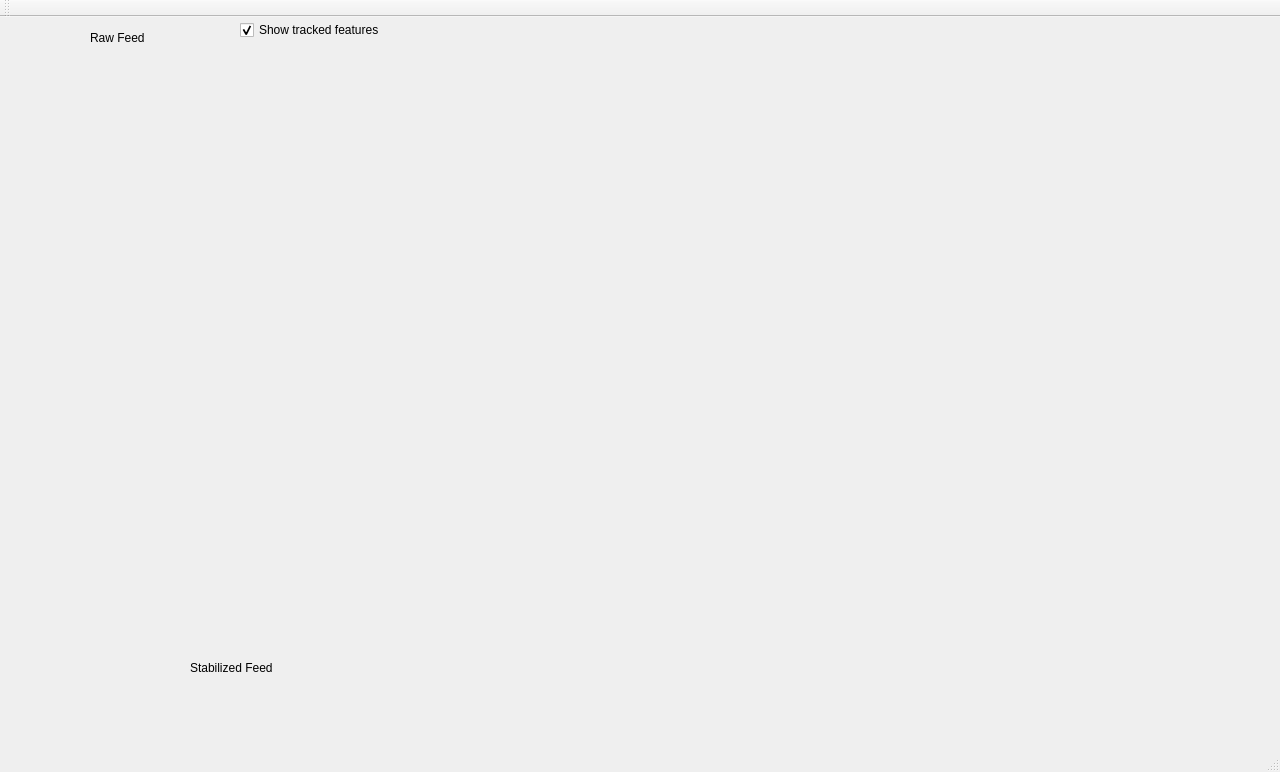
<?xml version="1.0" encoding="UTF-8"?>
<ui version="4.0">
 <class>MainWindow</class>
 <widget class="QMainWindow" name="MainWindow">
  <property name="geometry">
   <rect>
    <x>0</x>
    <y>0</y>
    <width>1280</width>
    <height>772</height>
   </rect>
  </property>
  <property name="windowTitle">
   <string>Video Stabilization</string>
  </property>
  <widget class="QWidget" name="centralWidget">
   <widget class="QLabel" name="label">
    <property name="geometry">
     <rect>
      <x>20</x>
      <y>40</y>
      <width>371</width>
      <height>300</height>
     </rect>
    </property>
    <property name="text">
     <string/>
    </property>
   </widget>
   <widget class="QLabel" name="label_2">
    <property name="geometry">
     <rect>
      <x>20</x>
      <y>340</y>
      <width>371</width>
      <height>300</height>
     </rect>
    </property>
    <property name="text">
     <string/>
    </property>
   </widget>
   <widget class="QCustomPlot" name="customPlot" native="true">
    <property name="geometry">
     <rect>
      <x>450</x>
      <y>10</y>
      <width>801</width>
      <height>201</height>
     </rect>
    </property>
   </widget>
   <widget class="QLabel" name="label_3">
    <property name="geometry">
     <rect>
      <x>90</x>
      <y>10</y>
      <width>111</width>
      <height>21</height>
     </rect>
    </property>
    <property name="text">
     <string>Raw Feed</string>
    </property>
   </widget>
   <widget class="QLabel" name="label_4">
    <property name="geometry">
     <rect>
      <x>190</x>
      <y>640</y>
      <width>111</width>
      <height>21</height>
     </rect>
    </property>
    <property name="text">
     <string>Stabilized Feed</string>
    </property>
   </widget>
   <widget class="QCheckBox" name="checkBox">
    <property name="geometry">
     <rect>
      <x>240</x>
      <y>0</y>
      <width>201</width>
      <height>26</height>
     </rect>
    </property>
    <property name="text">
     <string>Show tracked features</string>
    </property>
    <property name="checked">
     <bool>true</bool>
    </property>
   </widget>
   <widget class="QCustomPlot" name="customPlot_2" native="true">
    <property name="geometry">
     <rect>
      <x>450</x>
      <y>220</y>
      <width>801</width>
      <height>201</height>
     </rect>
    </property>
   </widget>
   <widget class="QCustomPlot" name="customPlot_3" native="true">
    <property name="geometry">
     <rect>
      <x>450</x>
      <y>430</y>
      <width>801</width>
      <height>201</height>
     </rect>
    </property>
   </widget>
  </widget>
  <widget class="QMenuBar" name="menuBar">
   <property name="geometry">
    <rect>
     <x>0</x>
     <y>0</y>
     <width>1280</width>
     <height>29</height>
    </rect>
   </property>
  </widget>
  <widget class="QToolBar" name="mainToolBar">
   <attribute name="toolBarArea">
    <enum>TopToolBarArea</enum>
   </attribute>
   <attribute name="toolBarBreak">
    <bool>false</bool>
   </attribute>
  </widget>
  <widget class="QStatusBar" name="statusBar"/>
 </widget>
 <layoutdefault spacing="6" margin="11"/>
 <customwidgets>
  <customwidget>
   <class>QCustomPlot</class>
   <extends>QWidget</extends>
   <header>qcustomplot.h</header>
   <container>1</container>
  </customwidget>
 </customwidgets>
 <resources/>
 <connections/>
</ui>
